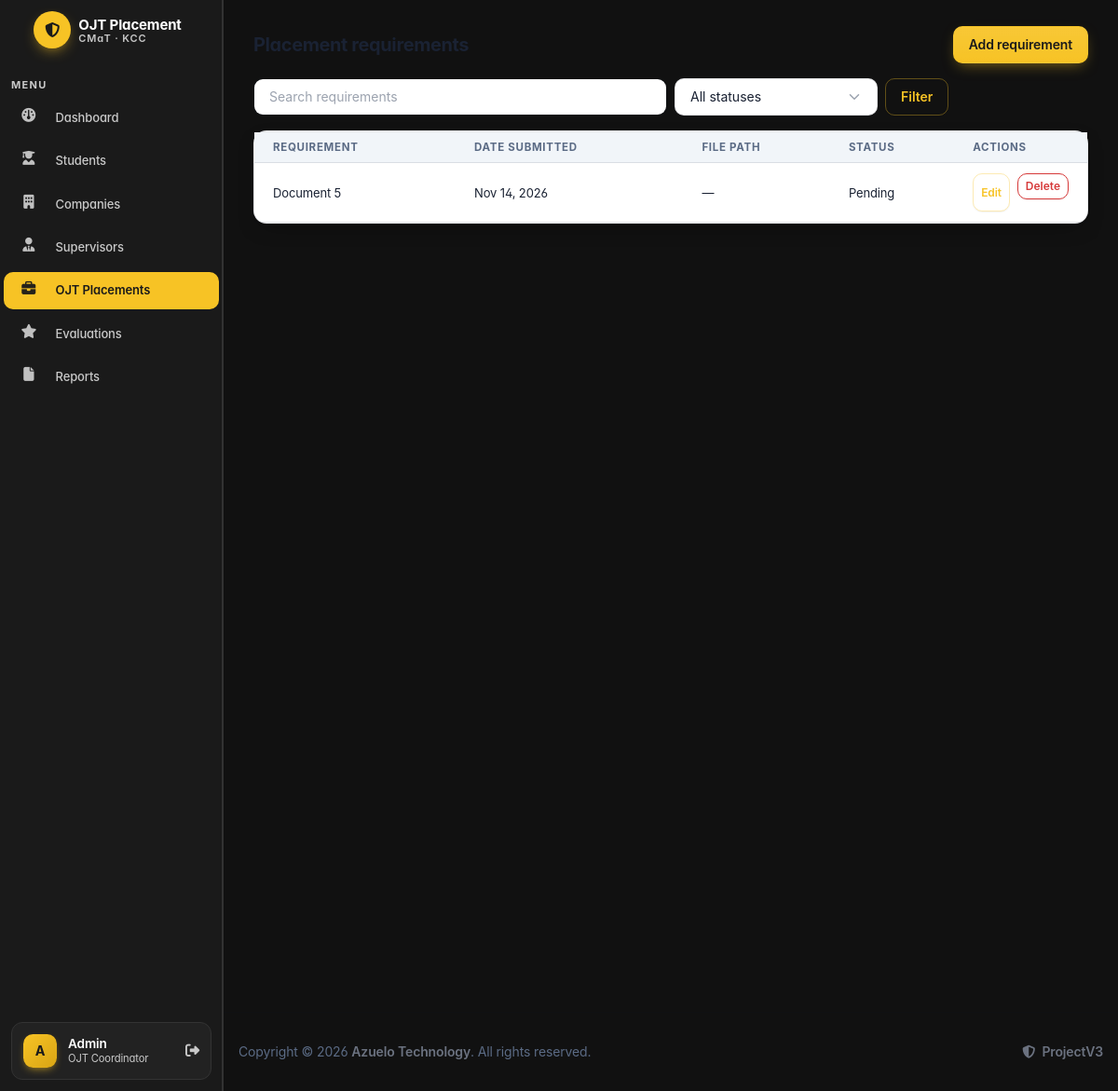
Page /placements/1/requirements/ (signed in) on the committed database.
### apps/placements/models.py (models this page shows, shortened)
class PlacementRequirement(models.Model):
    class Status(models.TextChoices):
        PENDING = 'Pending', 'Pending'
        SUBMITTED = 'Submitted', 'Submitted'
        APPROVED = 'Approved', 'Approved'
        REJECTED = 'Rejected', 'Rejected'
    requirement_id = models.AutoField(primary_key=True)
    placement = models.ForeignKey(Placement, on_delete=models.PROTECT, related_name='requirements')
    requirement_name = models.CharField(max_length=100)
    date_submitted = models.DateField(null=True, blank=True)
    file_path = models.CharField(max_length=255, blank=True, null=True)
    status = models.CharField(max_length=20, choices=Status.choices, default=Status.PENDING)
    class Meta:
        db_table = 'ojt_requirements'

### apps/placements/views.py (the view)
# urls.py: path('<int:pk>/requirements/', views.placement_requirement_list, name='requirement_list'),
@login_required(login_url='login')
def placement_requirement_list(request, pk):
    placement = get_object_or_404(Placement, pk=pk)
    query = request.GET.get('q', '').strip()
    status = request.GET.get('status', '')
    requirements = placement.requirements.all().order_by('requirement_name')
    if query:
        requirements = requirements.filter(
            Q(requirement_name__icontains=query) | Q(status__icontains=query)
        )
    if status in PlacementRequirement.Status.values:
        requirements = requirements.filter(status=status)
    return render(request, 'placements/placement_requirement_list.html', {
        'placement': placement,
        'requirements': requirements,
        'query': query,
        'selected_status': status,
        'statuses': PlacementRequirement.Status.choices,
    })

### apps/context_processors.py (called while the page is built)
def placement_context(request):
    first_placement_id = None
    try:
        from apps.placements.models import Placement
        first_placement = Placement.objects.order_by('-start_date').first()
        if first_placement is not None:
            first_placement_id = first_placement.pk
    except Exception:
        first_placement_id = None
    return {'first_placement_id': first_placement_id}

def student_context(request):
    is_student = False
    if request.user.is_authenticated:
        email = getattr(request.user, 'email', '') or ''
        if email:
            from apps.students.models import Student
            is_student = Student.objects.filter(email__iexact=email).exists()
    return {'is_student': is_student}

def supervisor_context(request):
    is_supervisor = False
    if request.user.is_authenticated:
        email = getattr(request.user, 'email', '') or ''
        if email:
            from apps.supervisors.models import Supervisor
            is_supervisor = Supervisor.objects.filter(email__iexact=email).exists()
    return {'is_supervisor': is_supervisor}

### templates/placements/placement_requirement_list.html (shortened to what this page needs)
{% extends "theme/base.html" %}
{% block content %}
<div class="container-xl">
  <div class="page-header d-print-none mb-3">
    <div class="row align-items-center">
      <div class="col"><h2 class="page-title">Placement requirements</h2></div>
      <div class="col-auto"><a class="btn btn-primary" href="{% url 'placements:requirement_create' placement.pk %}">Add requirement</a></div>
    </div>
  </div>
  <form method="get" class="row g-2 mb-3">
    <div class="col-sm-6">
      <input class="form-control" type="search" name="q" value="{{ query }}" placeholder="Search requirements">
    </div>
    <div class="col-sm-3">
      <select class="form-select" name="status">
        <option value="">All statuses</option>
      </select>
    </div>
    <div class="col-auto"><button class="btn btn-outline-primary" type="submit">Filter</button></div>
  </form>
  <div class="card">
    <div class="table-responsive">
      <table class="table table-vcenter card-table">
        <thead><tr><th>Requirement</th><th>Date submitted</th><th>File path</th><th>Status</th><th class="w-1">Actions</th></tr></thead>
        <tbody>
          {% for requirement in requirements %}
          <tr>
            <td>{{ requirement.requirement_name }}</td>
            <td>{{ requirement.date_submitted|date:"M j, Y" }}</td>
            <td>{{ requirement.file_path|default:"—" }}</td>
            <td>{{ requirement.get_status_display }}</td>
            <td><div class="d-flex gap-2">
              <a class="btn btn-sm btn-outline-primary" href="{% url 'placements:requirement_update' placement.pk requirement.pk %}">Edit</a>
              <form method="post" action="{% url 'placements:requirement_delete' placement.pk requirement.pk %}" onsubmit="return confirm('Delete this requirement?');">
                {% csrf_token %}<button class="btn btn-sm btn-outline-danger" type="submit">Delete</button>
              </form>
            </div></td>
          </tr>
          {% empty %}<tr><td colspan="5" class="text-center text-muted p-4">No requirements found.</td></tr>{% endfor %}
        </tbody>
      </table>
    </div>
  </div>
</div>
{% endblock %}

### templates/theme/sidebar.html (shortened to what this page needs)
<aside class="navbar navbar-vertical navbar-expand-lg navbar-dark dh-sidebar">
  <div class="container-fluid">
    <div class="navbar-brand navbar-brand-autodark dh-brand">
      <a href="{% url 'dashboard' %}" class="d-flex align-items-center gap-2 text-decoration-none">
        <span class="dh-brand-mark">
          <i class="fa-solid fa-shield-halved"></i>
        </span>
        <span class="lh-1">
          <span class="dh-brand-name">OJT Placement</span>
          <span class="dh-brand-sub">CMaT · KCC</span>
        </span>
      </a>
    </div>
    <div class="collapse navbar-collapse" id="sidebar-menu">
      <ul class="navbar-nav pt-lg-2 py-lg-2">
        <li class="nav-item">
          <span class="dh-nav-section">MENU</span>
        </li>
        <li class="nav-item mb-1">
          <a
            class="nav-link {% if request.resolver_match.url_name == 'dashboard' %}active{% endif %}"
            href="{% url 'dashboard' %}"
            aria-current="{% if request.resolver_match.url_name == 'dashboard' %}page{% else %}false{% endif %}"
          >
            <span class="nav-link-icon d-md-none d-lg-inline-block">
              <i class="fa fa-dashboard"></i>
            </span>
            <span class="nav-link-title">Dashboard</span>
          </a>
        </li>
        <li class="nav-item mb-1">
          <a
            class="nav-link {% if request.resolver_match.app_name == 'students' %}active{% endif %}"
            href="{% url 'students:list' %}"
            aria-current="{% if request.resolver_match.app_name == 'students' %}page{% else %}false{% endif %}"
          >
            <span class="nav-link-icon d-md-none d-lg-inline-block">
              <i class="fas fa-user-graduate"></i>
            </span>
            <span class="nav-link-title">Students</span>
          </a>
        </li>
        <li class="nav-item mb-1">
          <a
            class="nav-link {% if request.resolver_match.app_name == 'companies' %}active{% endif %}"
            href="{% url 'companies:list' %}"
            aria-current="{% if request.resolver_match.app_name == 'companies' %}page{% else %}false{% endif %}"
          >
            <span class="nav-link-icon d-md-none d-lg-inline-block">
              <i class="fas fa-building"></i>
            </span>
            <span class="nav-link-title">Companies</span>
          </a>
        </li>
        <li class="nav-item mb-1">
          <a
            class="nav-link {% if request.resolver_match.app_name == 'supervisors' %}active{% endif %}"
            href="{% url 'supervisors:list' %}"
            aria-current="{% if request.resolver_match.app_name == 'supervisors' %}page{% else %}false{% endif %}"
          >
            <span class="nav-link-icon d-md-none d-lg-inline-block">
              <i class="fas fa-user-tie"></i>
            </span>
            <span class="nav-link-title">Supervisors</span>
          </a>
        </li>
        <li class="nav-item mb-1">
          <a
            class="nav-link {% if request.resolver_match.app_name == 'placements' %}active{% endif %}"
            href="{% url 'placements:list' %}"
            aria-current="{% if request.resolver_match.app_name == 'placements' %}page{% else %}false{% endif %}"
          >
            <span class="nav-link-icon d-md-none d-lg-inline-block">
              <i class="fa fa-briefcase"></i>
            </span>
            <span class="nav-link-title">OJT Placements</span>
          </a>
        </li>
        {% if first_placement_id %}
        <li class="nav-item mb-1">
          <a
            class="nav-link {% if request.resolver_match.url_name == 'evaluation_list' %}active{% endif %}"
            href="{% url 'placements:evaluation_list' first_placement_id %}"
            aria-current="{% if request.resolver_match.url_name == 'evaluation_list' %}page{% else %}false{% endif %}"
          >
            <span class="nav-link-icon d-md-none d-lg-inline-block">
              <i class="fa fa-star"></i>
            </span>
            <span class="nav-link-title">Evaluations</span>
          </a>
        </li>
        {% endif %}
        {% if first_placement_id %}
        <li class="nav-item mb-1">
          <a
            class="nav-link {% if request.resolver_match.url_name == 'report_list' %}active{% endif %}"
            href="{% url 'placements:report_list' first_placement_id %}"
            aria-current="{% if request.resolver_match.url_name == 'report_list' %}page{% else %}false{% endif %}"
          >
            <span class="nav-link-icon d-md-none d-lg-inline-block">
              <i class="fa fa-file"></i>
            </span>
            <span class="nav-link-title">Reports</span>
          </a>
        </li>
        {% endif %}
      </ul>
      <div class="dh-nav-sidebar-footer">
        <div class="dh-user-card">
          <span class="dh-avatar">{{ request.user.first_name|first|upper|default:"A" }}</span>
          <div class="dh-user-meta">
            <span class="dh-user-name">{{ request.user.get_full_name|default:"Admin" }}</span>
            <span class="dh-user-role">OJT Coordinator</span>
          </div>
          <a class="dh-user-logout" href="{% url 'logout' %}" title="Sign out">
            <i class="fa fa-sign-out-alt"></i>
          </a>
        </div>
      </div>
    </div>
  </div>
</aside>

### rows in the picture
PlacementRequirement: requirement_name "Document 5", date_submitted "Nov 14, 2026", file_path "—", status "Pending"

### other values in the picture
{{ request.user.first_name|first|upper|default:"A" }} "A"
{{ request.user.get_full_name|default:"Admin" }} "Admin"
